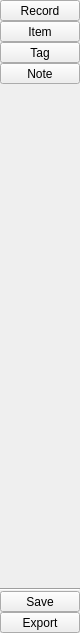
<?xml version="1.0" encoding="UTF-8"?>
<ui version="4.0">
 <class>SideBar</class>
 <widget class="QWidget" name="SideBar">
  <property name="geometry">
   <rect>
    <x>0</x>
    <y>0</y>
    <width>80</width>
    <height>633</height>
   </rect>
  </property>
  <property name="windowTitle">
   <string>Form</string>
  </property>
  <layout class="QVBoxLayout" name="verticalLayout">
   <property name="spacing">
    <number>0</number>
   </property>
   <property name="leftMargin">
    <number>0</number>
   </property>
   <property name="topMargin">
    <number>0</number>
   </property>
   <property name="rightMargin">
    <number>0</number>
   </property>
   <property name="bottomMargin">
    <number>0</number>
   </property>
   <item>
    <widget class="QToolButton" name="recordTB">
     <property name="sizePolicy">
      <sizepolicy hsizetype="Expanding" vsizetype="Fixed">
       <horstretch>0</horstretch>
       <verstretch>0</verstretch>
      </sizepolicy>
     </property>
     <property name="text">
      <string>Record</string>
     </property>
     <property name="icon">
      <iconset resource="../../resources/icons.qrc">
       <normaloff>:/iconfont/record.svg</normaloff>:/iconfont/record.svg</iconset>
     </property>
     <property name="iconSize">
      <size>
       <width>22</width>
       <height>22</height>
      </size>
     </property>
     <property name="checkable">
      <bool>true</bool>
     </property>
     <property name="toolButtonStyle">
      <enum>Qt::ToolButtonTextUnderIcon</enum>
     </property>
     <attribute name="buttonGroup">
      <string notr="true">buttonGroup</string>
     </attribute>
    </widget>
   </item>
   <item>
    <widget class="QToolButton" name="itemTB">
     <property name="sizePolicy">
      <sizepolicy hsizetype="Expanding" vsizetype="Fixed">
       <horstretch>0</horstretch>
       <verstretch>0</verstretch>
      </sizepolicy>
     </property>
     <property name="text">
      <string>Item</string>
     </property>
     <property name="icon">
      <iconset resource="../../resources/icons.qrc">
       <normaloff>:/iconfont/brush.svg</normaloff>:/iconfont/brush.svg</iconset>
     </property>
     <property name="iconSize">
      <size>
       <width>22</width>
       <height>22</height>
      </size>
     </property>
     <property name="checkable">
      <bool>true</bool>
     </property>
     <property name="toolButtonStyle">
      <enum>Qt::ToolButtonTextUnderIcon</enum>
     </property>
     <attribute name="buttonGroup">
      <string notr="true">buttonGroup</string>
     </attribute>
    </widget>
   </item>
   <item>
    <widget class="QToolButton" name="tagTB">
     <property name="sizePolicy">
      <sizepolicy hsizetype="Expanding" vsizetype="Fixed">
       <horstretch>0</horstretch>
       <verstretch>0</verstretch>
      </sizepolicy>
     </property>
     <property name="text">
      <string>Tag</string>
     </property>
     <property name="icon">
      <iconset resource="../../resources/icons.qrc">
       <normaloff>:/iconfont/tag.svg</normaloff>:/iconfont/tag.svg</iconset>
     </property>
     <property name="iconSize">
      <size>
       <width>22</width>
       <height>22</height>
      </size>
     </property>
     <property name="checkable">
      <bool>true</bool>
     </property>
     <property name="toolButtonStyle">
      <enum>Qt::ToolButtonTextUnderIcon</enum>
     </property>
     <attribute name="buttonGroup">
      <string notr="true">buttonGroup</string>
     </attribute>
    </widget>
   </item>
   <item>
    <widget class="QToolButton" name="noteTB">
     <property name="sizePolicy">
      <sizepolicy hsizetype="Expanding" vsizetype="Fixed">
       <horstretch>0</horstretch>
       <verstretch>0</verstretch>
      </sizepolicy>
     </property>
     <property name="text">
      <string>Note</string>
     </property>
     <property name="icon">
      <iconset resource="../../resources/icons.qrc">
       <normaloff>:/iconfont/note.svg</normaloff>:/iconfont/note.svg</iconset>
     </property>
     <property name="iconSize">
      <size>
       <width>22</width>
       <height>22</height>
      </size>
     </property>
     <property name="checkable">
      <bool>true</bool>
     </property>
     <property name="toolButtonStyle">
      <enum>Qt::ToolButtonTextUnderIcon</enum>
     </property>
     <attribute name="buttonGroup">
      <string notr="true">buttonGroup</string>
     </attribute>
    </widget>
   </item>
   <item>
    <spacer name="verticalSpacer">
     <property name="orientation">
      <enum>Qt::Vertical</enum>
     </property>
     <property name="sizeHint" stdset="0">
      <size>
       <width>20</width>
       <height>40</height>
      </size>
     </property>
    </spacer>
   </item>
   <item>
    <widget class="Line" name="line">
     <property name="frameShadow">
      <enum>QFrame::Sunken</enum>
     </property>
     <property name="orientation">
      <enum>Qt::Horizontal</enum>
     </property>
    </widget>
   </item>
   <item>
    <widget class="QToolButton" name="saveTB">
     <property name="sizePolicy">
      <sizepolicy hsizetype="Expanding" vsizetype="Fixed">
       <horstretch>0</horstretch>
       <verstretch>0</verstretch>
      </sizepolicy>
     </property>
     <property name="text">
      <string>Save</string>
     </property>
     <property name="icon">
      <iconset resource="../../resources/icons.qrc">
       <normaloff>:/iconfont/save.svg</normaloff>:/iconfont/save.svg</iconset>
     </property>
     <property name="iconSize">
      <size>
       <width>22</width>
       <height>22</height>
      </size>
     </property>
    </widget>
   </item>
   <item>
    <widget class="QToolButton" name="exportTB">
     <property name="sizePolicy">
      <sizepolicy hsizetype="Expanding" vsizetype="Fixed">
       <horstretch>0</horstretch>
       <verstretch>0</verstretch>
      </sizepolicy>
     </property>
     <property name="text">
      <string>Export</string>
     </property>
     <property name="icon">
      <iconset resource="../../resources/icons.qrc">
       <normaloff>:/iconfont/export.svg</normaloff>:/iconfont/export.svg</iconset>
     </property>
     <property name="iconSize">
      <size>
       <width>22</width>
       <height>22</height>
      </size>
     </property>
    </widget>
   </item>
  </layout>
 </widget>
 <resources>
  <include location="../../resources/icons.qrc"/>
 </resources>
 <connections/>
 <buttongroups>
  <buttongroup name="buttonGroup"/>
 </buttongroups>
</ui>
